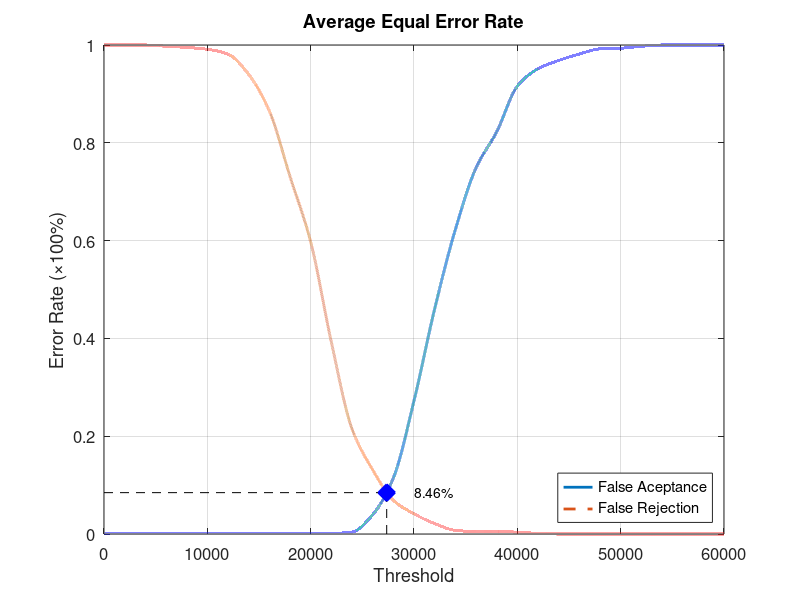
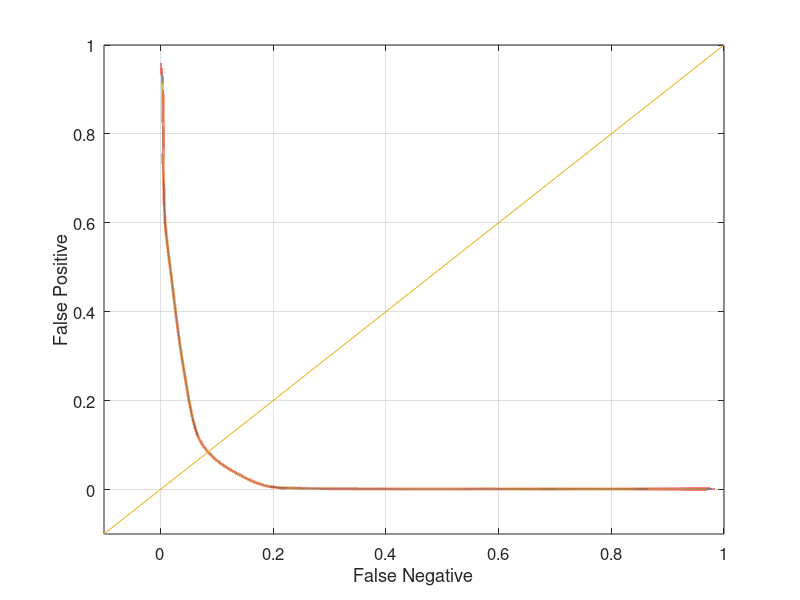

Source code (MATLAB) for these figures, in order:
function yEER = Experiment5Average
close all;
clear;
clc;
x = 0:2000:60000;
xq = 0:0.5:60000;

y0 = [0 0.00131579 0.00131579 0.00131579 0.00131579 0.00131579 0.00131579 0.00131579 0.00131579 0.00131579 0.00131579 0.00131579 0.00394737 0.0394737 0.114474 0.272368 0.460526 0.622368 0.748684 0.822368 0.915789 0.951316 0.968421 0.981579 0.992105 0.993421 0.997368 1 1 1 1];
yy0 = interp1(x, y0, xq, 'pchip');
y1 = [1 1 1 0.9975 0.995 0.99125 0.98125 0.94 0.865 0.73125 0.5975 0.3925 0.215 0.13125 0.06875 0.04125 0.02125 0.0075 0.005 0.005 0.00375 0.00125 0 0 0 0 0 0 0 0 0];
yy1 = interp1(x, y1, xq, 'pchip');

% Calculating EER: 
y2 = abs(y0 - y1);
find(y2 == min(y2))
yy2 = abs(yy0 - yy1);
xEER = find(yy2 == min(yy2));
xEERIndex = xq(xEER) % X-axis EER
yEER = yy0(xEER) % Y-axis EER

main = figure
plot(xq, yy0,'-','LineWidth', 2);	hold on
plot(xq, yy1,'--','LineWidth', 2);	hold on
plot([xEERIndex xEERIndex], [0 yEER], 'k--');	hold on
plot([0 xEERIndex], [yEER yEER], 'k--');	hold on
plot(xEERIndex, yEER, 'bx', 'LineWidth', 10);	hold on
text(xEERIndex + 10 * xEERIndex / 100, yEER, [num2str(round((10000 * yEER)) / 100) '%'])
legend('False Aceptance', 'False Rejection', 'Location', 'SouthEast')
xlabel('Threshold')
ylabel('Error Rate (\times100%)')
title('Average Equal Error Rate')
set(gca, 'FontSize', 12)
axis([0 60000 0 1])
grid on

print(main, 'Experiment5AverageMain', '-dpng');
FNRxFPR = figure('Color', [1 1 1]);
plot(yy1, yy0, '-', yy1, yy0, 'LineWidth', 2);
hold on
y = -0.1:0.1:1
plot(y, y); 
set(gca, 'FontSize', 12)
xlabel('False Negative')
ylabel('False Positive')
axis([-0.1 1 -0.1 1])
set(gca, 'FontSize', 12)
grid on

print(FNRxFPR, 'Experiment5AverageFNRxFPR','-dpng');
end
